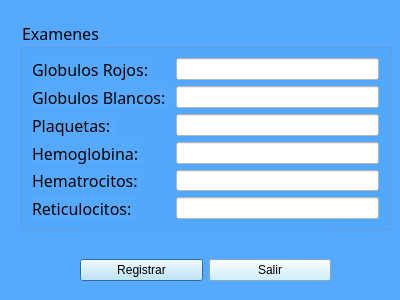
<?xml version="1.0" encoding="UTF-8"?>
<ui version="4.0">
 <class>Dialog</class>
 <widget class="QDialog" name="Dialog">
  <property name="geometry">
   <rect>
    <x>0</x>
    <y>0</y>
    <width>400</width>
    <height>300</height>
   </rect>
  </property>
  <property name="windowTitle">
   <string>Ingrese  los examenes</string>
  </property>
  <property name="styleSheet">
   <string notr="true">background-color: rgb(85, 170, 255);
font: 75 12pt &quot;Sitka Heading&quot;;
</string>
  </property>
  <widget class="QGroupBox" name="groupBox">
   <property name="geometry">
    <rect>
     <x>20</x>
     <y>20</y>
     <width>371</width>
     <height>211</height>
    </rect>
   </property>
   <property name="font">
    <font>
     <family>Sitka Heading</family>
     <pointsize>12</pointsize>
     <weight>9</weight>
     <italic>false</italic>
     <bold>false</bold>
    </font>
   </property>
   <property name="title">
    <string>Examenes</string>
   </property>
   <layout class="QVBoxLayout" name="verticalLayout_3">
    <item>
     <layout class="QFormLayout" name="formLayout">
      <item row="0" column="0">
       <widget class="QLabel" name="label">
        <property name="font">
         <font>
          <family>Sitka Heading</family>
          <pointsize>12</pointsize>
          <weight>9</weight>
          <italic>false</italic>
          <bold>false</bold>
         </font>
        </property>
        <property name="text">
         <string>Globulos Rojos: </string>
        </property>
       </widget>
      </item>
      <item row="0" column="1">
       <widget class="QLineEdit" name="campo_gr">
        <property name="enabled">
         <bool>true</bool>
        </property>
        <property name="font">
         <font>
          <family>Sitka Heading</family>
          <pointsize>12</pointsize>
          <weight>9</weight>
          <italic>false</italic>
          <bold>false</bold>
         </font>
        </property>
        <property name="styleSheet">
         <string notr="true">background-color: rgb(255, 255, 255);</string>
        </property>
       </widget>
      </item>
      <item row="1" column="0">
       <widget class="QLabel" name="label_2">
        <property name="font">
         <font>
          <family>Sitka Heading</family>
          <pointsize>12</pointsize>
          <weight>9</weight>
          <italic>false</italic>
          <bold>false</bold>
         </font>
        </property>
        <property name="text">
         <string>Globulos Blancos: </string>
        </property>
       </widget>
      </item>
      <item row="1" column="1">
       <widget class="QLineEdit" name="campo_gb">
        <property name="font">
         <font>
          <family>Sitka Heading</family>
          <pointsize>12</pointsize>
          <weight>9</weight>
          <italic>false</italic>
          <bold>false</bold>
         </font>
        </property>
        <property name="styleSheet">
         <string notr="true">background-color: rgb(255, 255, 255);</string>
        </property>
       </widget>
      </item>
      <item row="2" column="0">
       <widget class="QLabel" name="label_7">
        <property name="font">
         <font>
          <family>Sitka Heading</family>
          <pointsize>12</pointsize>
          <weight>9</weight>
          <italic>false</italic>
          <bold>false</bold>
         </font>
        </property>
        <property name="text">
         <string>Plaquetas: </string>
        </property>
       </widget>
      </item>
      <item row="2" column="1">
       <widget class="QLineEdit" name="campo_plaq">
        <property name="font">
         <font>
          <family>Sitka Heading</family>
          <pointsize>12</pointsize>
          <weight>9</weight>
          <italic>false</italic>
          <bold>false</bold>
         </font>
        </property>
        <property name="styleSheet">
         <string notr="true">background-color: rgb(255, 255, 255);</string>
        </property>
       </widget>
      </item>
      <item row="4" column="1">
       <widget class="QLineEdit" name="campo_hemat">
        <property name="font">
         <font>
          <family>Sitka Heading</family>
          <pointsize>12</pointsize>
          <weight>9</weight>
          <italic>false</italic>
          <bold>false</bold>
         </font>
        </property>
        <property name="styleSheet">
         <string notr="true">background-color: rgb(255, 255, 255);</string>
        </property>
       </widget>
      </item>
      <item row="3" column="1">
       <widget class="QLineEdit" name="campo_hemog">
        <property name="font">
         <font>
          <family>Sitka Heading</family>
          <pointsize>12</pointsize>
          <weight>9</weight>
          <italic>false</italic>
          <bold>false</bold>
         </font>
        </property>
        <property name="styleSheet">
         <string notr="true">background-color: rgb(255, 255, 255);</string>
        </property>
       </widget>
      </item>
      <item row="3" column="0">
       <widget class="QLabel" name="label_8">
        <property name="font">
         <font>
          <family>Sitka Heading</family>
          <pointsize>12</pointsize>
          <weight>9</weight>
          <italic>false</italic>
          <bold>false</bold>
         </font>
        </property>
        <property name="text">
         <string>Hemoglobina: </string>
        </property>
       </widget>
      </item>
      <item row="4" column="0">
       <widget class="QLabel" name="label_9">
        <property name="font">
         <font>
          <family>Sitka Heading</family>
          <pointsize>12</pointsize>
          <weight>9</weight>
          <italic>false</italic>
          <bold>false</bold>
         </font>
        </property>
        <property name="text">
         <string>Hematrocitos: </string>
        </property>
       </widget>
      </item>
      <item row="5" column="0">
       <widget class="QLabel" name="label_10">
        <property name="font">
         <font>
          <family>Sitka Heading</family>
          <pointsize>12</pointsize>
          <weight>9</weight>
          <italic>false</italic>
          <bold>false</bold>
         </font>
        </property>
        <property name="text">
         <string>Reticulocitos: </string>
        </property>
       </widget>
      </item>
      <item row="5" column="1">
       <widget class="QLineEdit" name="campo_ret">
        <property name="font">
         <font>
          <family>Sitka Heading</family>
          <pointsize>12</pointsize>
          <weight>9</weight>
          <italic>false</italic>
          <bold>false</bold>
         </font>
        </property>
        <property name="styleSheet">
         <string notr="true">background-color: rgb(255, 255, 255);</string>
        </property>
       </widget>
      </item>
     </layout>
    </item>
   </layout>
  </widget>
  <widget class="QWidget" name="horizontalLayoutWidget_2">
   <property name="geometry">
    <rect>
     <x>80</x>
     <y>230</y>
     <width>251</width>
     <height>80</height>
    </rect>
   </property>
   <layout class="QHBoxLayout" name="horizontalLayout_2">
    <item>
     <widget class="QPushButton" name="registrar">
      <property name="styleSheet">
       <string notr="true">background-color: rgb(194, 236, 255);</string>
      </property>
      <property name="text">
       <string>Registrar</string>
      </property>
     </widget>
    </item>
    <item>
     <widget class="QPushButton" name="salir">
      <property name="styleSheet">
       <string notr="true">background-color: rgb(194, 236, 255);</string>
      </property>
      <property name="text">
       <string>Salir</string>
      </property>
     </widget>
    </item>
   </layout>
  </widget>
 </widget>
 <resources/>
 <connections/>
</ui>
